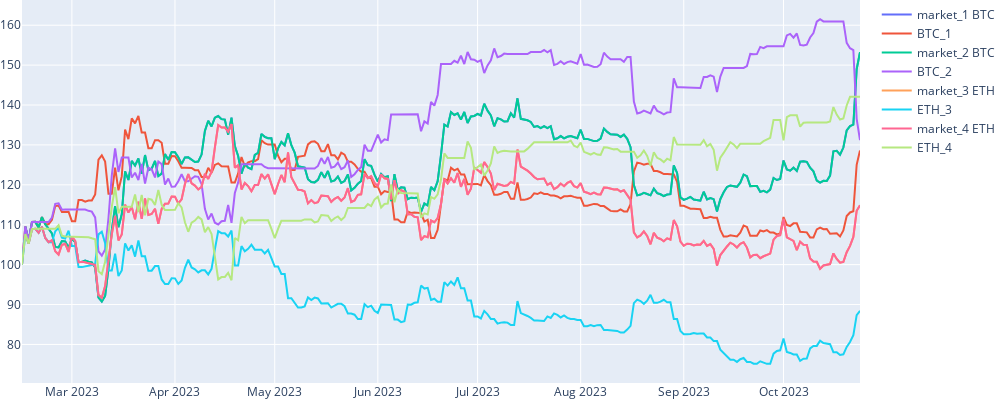
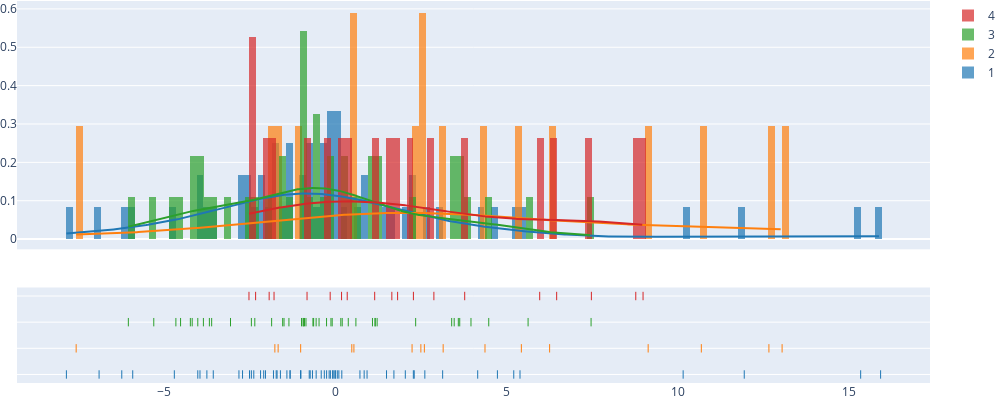

Notebook cell for these charts, in order:
### Code cell
env.globalReport()

### Figure 1 — Plotly figure (JSON) as saved in the notebook; plotly's stock layout.template omitted (floating-point values rounded to 4 significant figures; data arrays with more than 128 entries replaced by an {"elided": "..."} marker saying what was removed)
{"data": [{"name": "market_1 BTC", "type": "scatter", "x": {"elided": "253 str values"}, "y": {"elided": "253 float values"}}, {"name": "BTC_1", "type": "scatter", "x": {"elided": "253 str values"}, "y": {"elided": "253 float values"}}, {"name": "market_2 BTC", "type": "scatter", "x": {"elided": "253 str values"}, "y": {"elided": "253 float values"}}, {"name": "BTC_2", "type": "scatter", "x": {"elided": "253 str values"}, "y": {"elided": "253 float values"}}, {"name": "market_3 ETH", "type": "scatter", "x": {"elided": "253 str values"}, "y": {"elided": "253 float values"}}, {"name": "ETH_3", "type": "scatter", "x": {"elided": "253 str values"}, "y": {"elided": "253 float values"}}, {"name": "market_4 ETH", "type": "scatter", "x": {"elided": "253 str values"}, "y": {"elided": "253 float values"}}, {"name": "ETH_4", "type": "scatter", "x": {"elided": "253 str values"}, "y": {"elided": "253 float values"}}], "layout": {"height": 400, "margin": {"b": 0, "l": 0, "r": 10, "t": 0}, "width": 1000}}

### Figure 2 — Plotly figure (JSON) as saved in the notebook; plotly's stock layout.template omitted (floating-point values rounded to 4 significant figures; data arrays with more than 128 entries replaced by an {"elided": "..."} marker saying what was removed)
{"data": [{"autobinx": false, "histnorm": "probability density", "legendgroup": "1", "marker": {"color": "rgb(31, 119, 180)"}, "name": "1", "opacity": 0.7, "type": "histogram", "x": [10.15, 3.126, -2.386, 5.201, 1.704, 15.33, -3.956, 2.037, -5.919, -1.021, -0.02003, -0.565, -1.706, 2.607, -4.02, 5.384, 4.149, -3.568, -2.819, 4.725, -1.01, -1.609, -2.51, -3.755, -1.325, -6.901, -0.6731, 2.271, -6.239, 15.91, -2.456, 0.09741, -2.714, 0.7125, -1.732, -0.2607, 1.488, -0.4172, -0.1861, -0.3272, -2.044, -0.06847, -1.327, -0.002927, 11.93, -1.811, -0.7672, -0.08569, -7.855, -0.7389, -0.1498, -2.188, 0.05197, -4.705, 0.183, 0.8355, 2.297, -2.096, -1.419, 0.9203], "xaxis": "x", "xbins": {"end": 15.91, "size": 0.2, "start": -7.855}, "yaxis": "y"}, {"autobinx": false, "histnorm": "probability density", "legendgroup": "2", "marker": {"color": "rgb(255, 127, 14)"}, "name": "2", "opacity": 0.7, "type": "histogram", "x": [10.68, 3.141, 13.03, -1.675, -1.017, 4.362, 9.124, 12.65, 2.49, 0.475, -1.77, 0.5368, -7.57, 2.593, 2.234, 5.424, 6.248], "xaxis": "x", "xbins": {"end": 13.03, "size": 0.2, "start": -7.57}, "yaxis": "y"}, {"autobinx": false, "histnorm": "probability density", "legendgroup": "3", "marker": {"color": "rgb(44, 160, 44)"}, "name": "3", "opacity": 0.7, "type": "histogram", "x": [5.62, -0.94, -5.304, -0.8626, 3.584, -3.615, 1.16, -4.523, 3.464, 1.214, 3.953, -4.237, -1.865, -6.047, -2.356, 1.078, -0.1338, -2.456, -1.36, 3.625, -0.09751, -3.682, 4.472, 3.39, -3.065, -4.02, -0.6392, -1.503, 1.151, 0.3721, -0.2621, -1.543, -0.9439, -0.659, 7.458, 0.1541, -4.183, -3.856, 0.1956, -0.9925, -0.9057, -4.659, -0.5659, -0.4807, 2.339, 0.5946], "xaxis": "x", "xbins": {"end": 7.458, "size": 0.2, "start": -6.047}, "yaxis": "y"}, {"autobinx": false, "histnorm": "probability density", "legendgroup": "4", "marker": {"color": "rgb(214, 39, 40)"}, "name": "4", "opacity": 0.7, "type": "histogram", "x": [8.975, -1.937, 7.467, -0.8315, -2.526, -0.1561, 0.3414, 2.87, 3.77, 8.763, 1.643, 2.273, -2.333, 1.812, 0.176, 5.958, 1.143, -1.795, 6.454], "xaxis": "x", "xbins": {"end": 8.975, "size": 0.2, "start": -2.526}, "yaxis": "y"}, {"legendgroup": "1", "marker": {"color": "rgb(31, 119, 180)"}, "mode": "lines", "name": "1", "showlegend": false, "type": "scatter", "x": {"elided": "500 float values"}, "xaxis": "x", "y": {"elided": "500 float values"}, "yaxis": "y"}, {"legendgroup": "2", "marker": {"color": "rgb(255, 127, 14)"}, "mode": "lines", "name": "2", "showlegend": false, "type": "scatter", "x": {"elided": "500 float values"}, "xaxis": "x", "y": {"elided": "500 float values"}, "yaxis": "y"}, {"legendgroup": "3", "marker": {"color": "rgb(44, 160, 44)"}, "mode": "lines", "name": "3", "showlegend": false, "type": "scatter", "x": {"elided": "500 float values"}, "xaxis": "x", "y": {"elided": "500 float values"}, "yaxis": "y"}, {"legendgroup": "4", "marker": {"color": "rgb(214, 39, 40)"}, "mode": "lines", "name": "4", "showlegend": false, "type": "scatter", "x": {"elided": "500 float values"}, "xaxis": "x", "y": {"elided": "500 float values"}, "yaxis": "y"}, {"legendgroup": "1", "marker": {"color": "rgb(31, 119, 180)", "symbol": "line-ns-open"}, "mode": "markers", "name": "1", "showlegend": false, "type": "scatter", "x": [10.15, 3.126, -2.386, 5.201, 1.704, 15.33, -3.956, 2.037, -5.919, -1.021, -0.02003, -0.565, -1.706, 2.607, -4.02, 5.384, 4.149, -3.568, -2.819, 4.725, -1.01, -1.609, -2.51, -3.755, -1.325, -6.901, -0.6731, 2.271, -6.239, 15.91, -2.456, 0.09741, -2.714, 0.7125, -1.732, -0.2607, 1.488, -0.4172, -0.1861, -0.3272, -2.044, -0.06847, -1.327, -0.002927, 11.93, -1.811, -0.7672, -0.08569, -7.855, -0.7389, -0.1498, -2.188, 0.05197, -4.705, 0.183, 0.8355, 2.297, -2.096, -1.419, 0.9203], "xaxis": "x", "y": [1, 1, 1, 1, 1, 1, 1, 1, 1, 1, 1, 1, 1, 1, 1, 1, 1, 1, 1, 1, 1, 1, 1, 1, 1, 1, 1, 1, 1, 1, 1, 1, 1, 1, 1, 1, 1, 1, 1, 1, 1, 1, 1, 1, 1, 1, 1, 1, 1, 1, 1, 1, 1, 1, 1, 1, 1, 1, 1, 1], "yaxis": "y2"}, {"legendgroup": "2", "marker": {"color": "rgb(255, 127, 14)", "symbol": "line-ns-open"}, "mode": "markers", "name": "2", "showlegend": false, "type": "scatter", "x": [10.68, 3.141, 13.03, -1.675, -1.017, 4.362, 9.124, 12.65, 2.49, 0.475, -1.77, 0.5368, -7.57, 2.593, 2.234, 5.424, 6.248], "xaxis": "x", "y": [2, 2, 2, 2, 2, 2, 2, 2, 2, 2, 2, 2, 2, 2, 2, 2, 2], "yaxis": "y2"}, {"legendgroup": "3", "marker": {"color": "rgb(44, 160, 44)", "symbol": "line-ns-open"}, "mode": "markers", "name": "3", "showlegend": false, "type": "scatter", "x": [5.62, -0.94, -5.304, -0.8626, 3.584, -3.615, 1.16, -4.523, 3.464, 1.214, 3.953, -4.237, -1.865, -6.047, -2.356, 1.078, -0.1338, -2.456, -1.36, 3.625, -0.09751, -3.682, 4.472, 3.39, -3.065, -4.02, -0.6392, -1.503, 1.151, 0.3721, -0.2621, -1.543, -0.9439, -0.659, 7.458, 0.1541, -4.183, -3.856, 0.1956, -0.9925, -0.9057, -4.659, -0.5659, -0.4807, 2.339, 0.5946], "xaxis": "x", "y": [3, 3, 3, 3, 3, 3, 3, 3, 3, 3, 3, 3, 3, 3, 3, 3, 3, 3, 3, 3, 3, 3, 3, 3, 3, 3, 3, 3, 3, 3, 3, 3, 3, 3, 3, 3, 3, 3, 3, 3, 3, 3, 3, 3, 3, 3], "yaxis": "y2"}, {"legendgroup": "4", "marker": {"color": "rgb(214, 39, 40)", "symbol": "line-ns-open"}, "mode": "markers", "name": "4", "showlegend": false, "type": "scatter", "x": [8.975, -1.937, 7.467, -0.8315, -2.526, -0.1561, 0.3414, 2.87, 3.77, 8.763, 1.643, 2.273, -2.333, 1.812, 0.176, 5.958, 1.143, -1.795, 6.454], "xaxis": "x", "y": [4, 4, 4, 4, 4, 4, 4, 4, 4, 4, 4, 4, 4, 4, 4, 4, 4, 4, 4], "yaxis": "y2"}], "layout": {"barmode": "overlay", "height": 400, "hovermode": "closest", "legend": {"traceorder": "reversed"}, "margin": {"b": 0, "l": 0, "r": 10, "t": 0}, "width": 1000, "xaxis": {"anchor": "y2", "domain": [0, 1], "zeroline": false}, "yaxis": {"anchor": "free", "domain": [0.35, 1], "position": 0}, "yaxis2": {"anchor": "x", "domain": [0, 0.25], "dtick": 1, "showticklabels": false}}}
